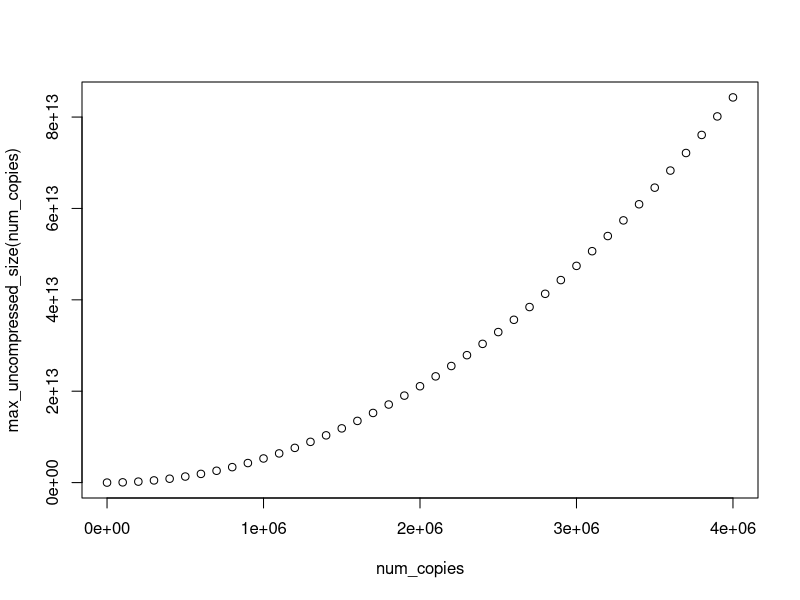

R code for this plot:
B <- 36

# Combined length of n filenames generated according to our 36-digit
# scheme: 0 1 ... Z 00 01 ... 0Z 10 11 ... 1Z ... ZZ 000. Look at it
# like this: if we have n filenames, then all n of them have at least 1
# digit; all but 10 have at least 2 digits; all but 100 have at least 3
# digits, all but 1000 have at least 4 digits; and so on. In general,
# the length of the longest filename increases by 1 at each index that
# is a repunit 11...1₃₆ = 1 + 36 + 36² + ... + 36^(d−1) = (36^d−1)/(36−1).
# Let d be the length of the longest repunit not greater than n. Then
# the combined length of filenames is
#   Sum from 1 to d of: n+1 − (36^d−1)/(36−1)
#    = d×(n+1) - Sum from 1 to d of: (36^d−1)/(36−1)
#    = d×(n+1) − (36^d−1)×36/(36−1)² - d/(36−1)
# where the last equality comes from adapting a formula for the partial
# sums of base-10 repunits from https://oeis.org/A014824.
#
# In the case where the base is 2, this is the same as
# https://oeis.org/A061168.
sum_filename_lengths <- function(n) {
	d <- floor(log((n+1)/(B/(B-1)), B)) + 1
	d*(n+1) - ((B^d-1)/(B-1) * B/(B-1) - d/(B-1))
}

compressed_size <- function(deflate_size, num_copies) {
	size <- 0
	size <- size + 16 + deflate_size # 16 is DEFLATE compression overhead
	size <- size + 30 * 1 + sum_filename_lengths(1) # Local File Headers
	size <- size + 46 * num_copies # Central Directory Headers
	size <- size + sum_filename_lengths(num_copies) # Filenames in Central Directory Headers
	size <- size + 22 # EOCD
	size
}

uncompressed_size <- function(deflate_size, num_copies) {
	size <- 0
	size <- size + (1 + 1032 + deflate_size * 1032) * num_copies
	size
}

# compressed_size(21094-16, 250)
# uncompressed_size(21094-16, 250)

# compressed_size(500000-16, 1297)
# uncompressed_size(500000-16, 1297)

copies_size <- function(num_copies) {
	num_copies * 46 + sum_filename_lengths(num_copies)
}

optimize <- function(total_size) {
	avail <- total_size - 30 - 16 - 22 - sum_filename_lengths(1)
	num_copies <- with(list(n=0:(avail/46)), {
		# plot(n, uncompressed_size(avail - copies_size(n), n))
		which.max(uncompressed_size(avail - copies_size(n), n))
	})
	deflate_size = avail - copies_size(num_copies)
	list(deflate_size=deflate_size, num_copies=num_copies)
}

with(optimize(42374), {
	print(c(deflate_size, num_copies))
	print(compressed_size(deflate_size, num_copies))
	print(uncompressed_size(deflate_size, num_copies))
})

max_uncompressed_size <- Vectorize(function(total_size) {
	with(optimize(total_size),
		uncompressed_size(deflate_size, num_copies))
})

with(list(num_copies=seq(0, 4000000, 100000)),
	plot(num_copies, max_uncompressed_size(num_copies)))
